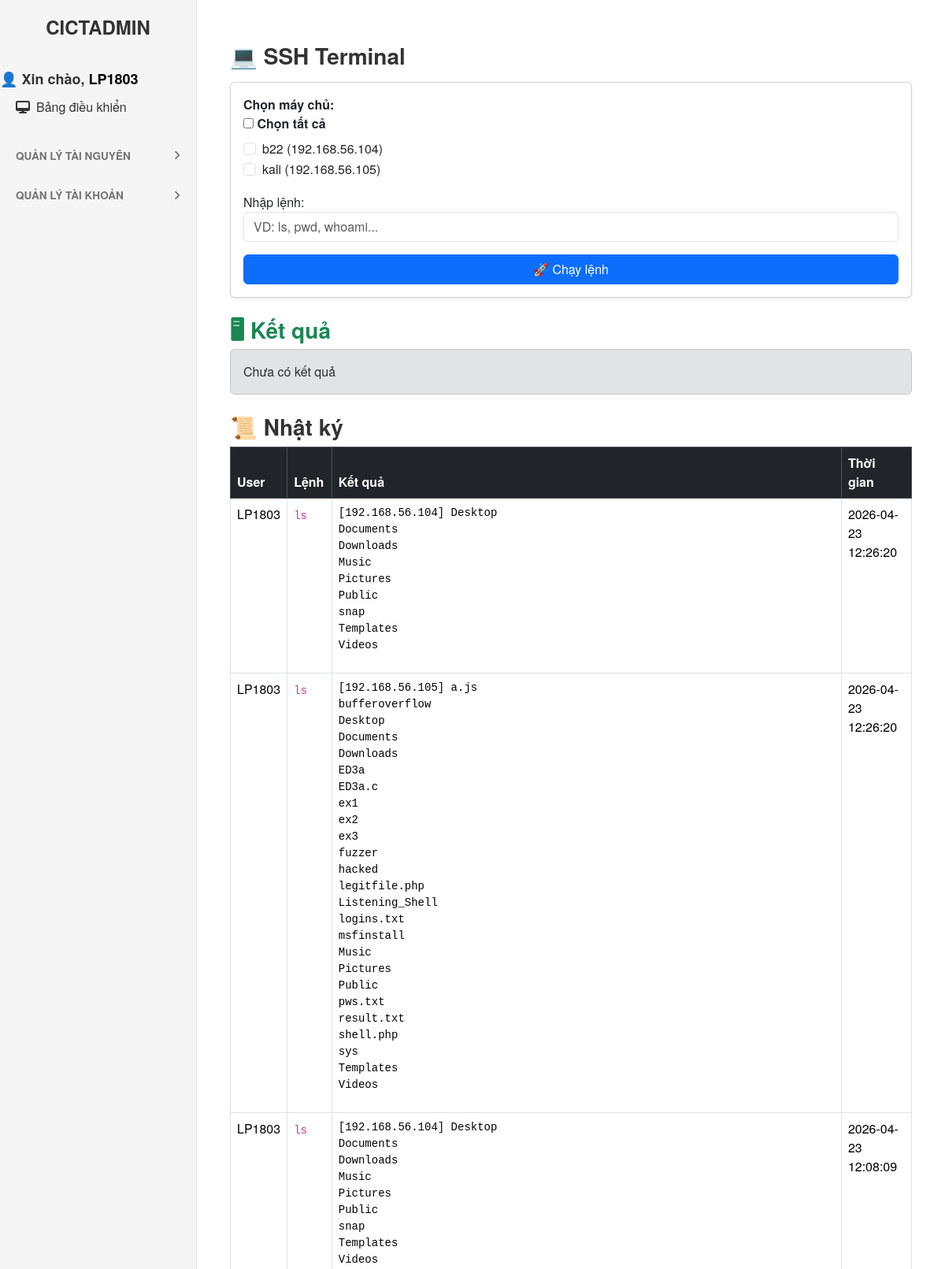
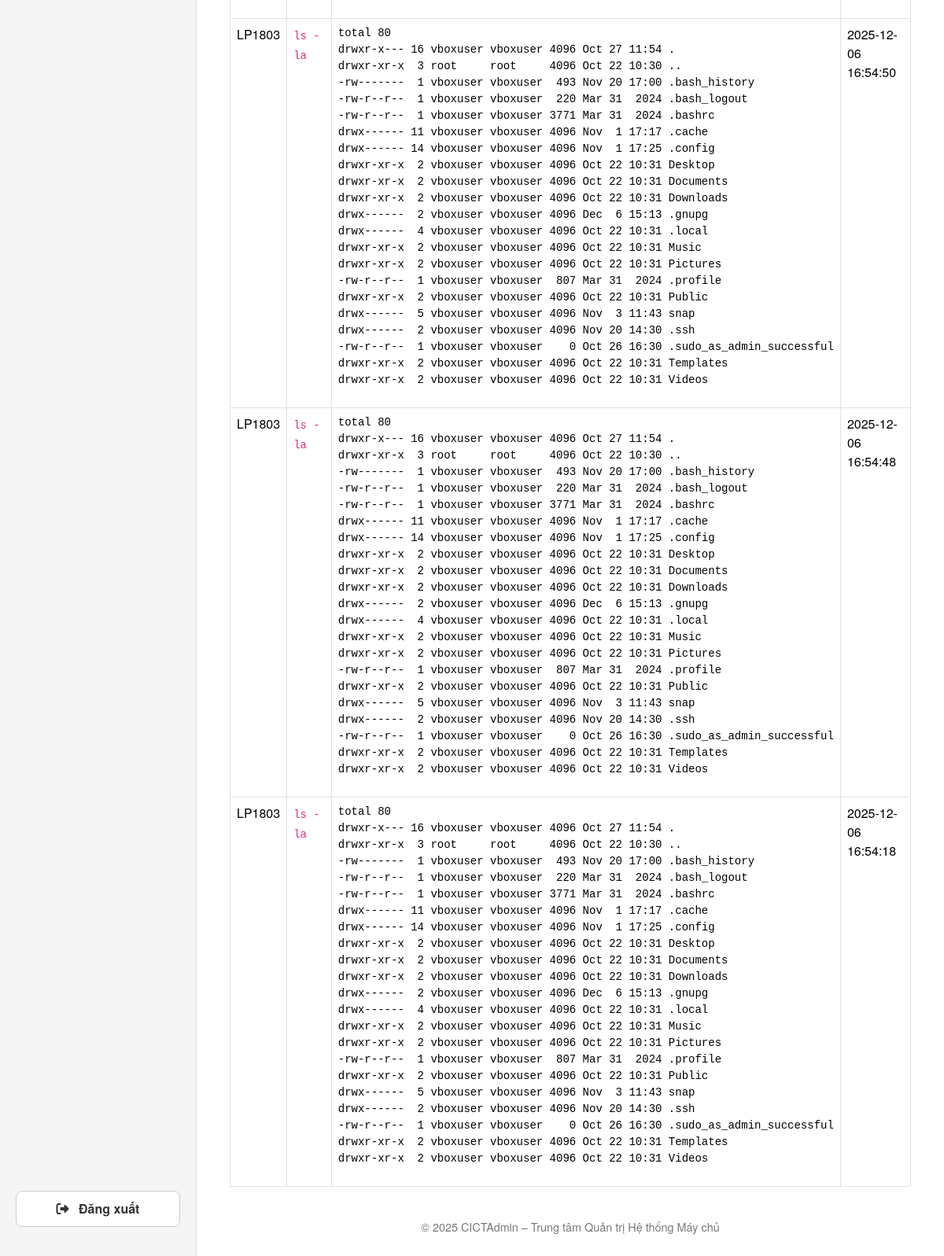
The app's page /ssh_terminal (signed in) with its own data (2 pictures, top to bottom).
### tables this page shows
CREATE TABLE servers (
        id INTEGER PRIMARY KEY AUTOINCREMENT,
        name TEXT NOT NULL,
        ip TEXT NOT NULL,
        username TEXT NOT NULL,
        password TEXT NOT NULL,
        os TEXT,
        description TEXT,
        port INTEGER DEFAULT 22
    );

CREATE TABLE terminal_logs (
    id INTEGER PRIMARY KEY AUTOINCREMENT,
    username TEXT,
    command TEXT,
    output TEXT,
    created_at TIMESTAMP DEFAULT CURRENT_TIMESTAMP
    );

### app.py (the view, shortened to what this page needs)
@app.route("/ssh_terminal", methods=["GET", "POST"])
@login_required
def ssh_terminal():
    user_id = session.get("user_id")
    db = get_db()
    role = session.get("role")
    if role == "admin":
        servers = db.execute(
            "SELECT id, name, ip, username, port, description FROM servers ORDER BY name"
        ).fetchall()
    else:
        servers = db.execute("""
            SELECT s.id, s.name, s.ip, s.username, s.port, s.description
            FROM servers s
            JOIN user_servers us ON s.id = us.server_id
            WHERE us.user_id = ? ORDER BY s.name
        """, (user_id,)).fetchall()
    servers = [dict(s) for s in servers]
    outputs = []
    if role == "admin":
        logs = db.execute(
            "SELECT username, command, output, created_at FROM terminal_logs ORDER BY created_at DESC LIMIT 50"
        ).fetchall()
    else:
        logs = db.execute(
            "SELECT username, command, output, created_at FROM terminal_logs WHERE username = ? ORDER BY created_at DESC LIMIT 50",
            (session.get("user"),)
        ).fetchall()
    return render_template(
        "ssh_terminal.html",
        servers=servers,
        outputs=outputs,
        logs=logs
    )

### app.py (called while the page is built)
@app.context_processor
def inject_user():
    return dict(current_user=session.get("user"))

def get_db():
    db = getattr(g, "_database", None)
    if db is None:
        db = g._database = sqlite3.connect(DATABASE, detect_types=sqlite3.PARSE_DECLTYPES)
        db.row_factory = sqlite3.Row
    return db

@app.teardown_appcontext
def close_connection(exception):
    db = getattr(g, "_database", None)
    if db:
        db.close()

def login_required(f):
    @wraps(f)
    def decorated_function(*args, **kwargs):
        if "logged_in" not in session:
            flash("Bạn phải đăng nhập trước.", "warning")
            return redirect(url_for("login"))
        return f(*args, **kwargs)
    return decorated_function

### templates/ssh_terminal.html (shortened to what this page needs)
{% extends "base.html" %}
{% block content %}
<div class="container mt-4">
    <h3 class="fw-bold mb-3">💻 SSH Terminal</h3>
    <form method="POST" class="card p-3 shadow-sm mb-4">
        <label class="fw-bold">Chọn máy chủ:</label>
        <div class="mb-2">
            <input type="checkbox" onclick="toggleAll(this)">
            <strong>Chọn tất cả</strong>
        </div>
        {% for server in servers %}
        <div class="form-check">
            <input class="form-check-input server-checkbox"
                   type="checkbox"
                   name="server_ids"
                   value="{{ server.id }}">
            <label class="form-check-label">
                {{ server.name }} ({{ server.ip }})
            </label>
        </div>
        {% endfor %}
        <div class="mt-3">
            <label>Nhập lệnh:</label>
            <input type="text" name="command" class="form-control"
                   placeholder="VD: ls, pwd, whoami..." required>
        </div>
        <button type="submit" class="btn btn-primary mt-3">
            🚀 Chạy lệnh
        </button>
    </form>
    <h3 class="fw-bold text-success">🖥 Kết quả</h3>
    {% if outputs %}
        {% for item in outputs %}
        <div class="card mb-3">
            <div class="card-header
                {% if '❌' in item.output %}bg-danger{% else %}bg-success{% endif %}
                text-white">
                {{ item.server }}
            </div>
            <div class="card-body">
                <pre class="bg-black text-success p-2">{{ item.output }}</pre>
            </div>
        </div>
        {% endfor %}
    {% else %}
        <div class="alert alert-secondary">Chưa có kết quả</div>
    {% endif %}
    <h3 class="fw-bold mt-4">📜 Nhật ký</h3>
    <table class="table table-bordered">
        <thead class="table-dark">
            <tr>
                <th>User</th>
                <th>Lệnh</th>
                <th>Kết quả</th>
                <th>Thời gian</th>
            </tr>
        </thead>
        <tbody>
            {% for row in logs %}
            <tr>
                <td>{{ row[0] }}</td>
                <td><code>{{ row[1] }}</code></td>
                <td><pre>{{ row[2] }}</pre></td>
                <td>{{ row[3] }}</td>
            </tr>
            {% endfor %}
        </tbody>
    </table>
</div>
{% endblock %}

### templates/base.html (shortened to what this page needs)
<!doctype html>
<html lang="vi">
<head>
    <link href="https://cdn.jsdelivr.net/npm/bootstrap@5.3.3/dist/css/bootstrap.min.css" rel="stylesheet">
    <link rel="stylesheet" href="https://cdnjs.cloudflare.com/ajax/libs/font-awesome/6.5.2/css/all.min.css">
</head>
<body>
    {% if session.get("user") and request.endpoint != 'login' %}
        <div class="sidebar">
            <h4>CICTADMIN</h4>
            {% if current_user %}
            <div class="mt-2" style="font-size: 18px; font-weight: 600; color: #333;">
                👤 Xin chào, <span style="color: #000;">{{ current_user }}</span>
            </div>
            {% endif %}
            {% if session.get("role") == "admin" %}
                <a href="{{ url_for('dashboard') }}" class="menu-item {% if active=='dashboard' %}active{% endif %}">
                    <i class="fas fa-desktop me-2"></i> Bảng điều khiển
                </a>
                <div class="menu-group-title"
                     data-bs-toggle="collapse"
                     data-bs-target="#resourceMenu"
                     aria-expanded="false"
                     aria-controls="resourceMenu">
                    QUẢN LÝ TÀI NGUYÊN
                    <i class="fas fa-angle-right"></i>
                </div>
                <div class="collapse" id="resourceMenu">
                    <a href="{{ url_for('servers') }}" class="menu-item {% if active=='servers' %}active{% endif %}">
                        <i class="fas fa-server me-2"></i> Danh sách Máy chủ
                    </a>
                    <a href="{{ url_for('remote_service') }}" class="menu-item {% if active=='linux' %}active{% endif %}">
                        <i class="fas fa-terminal me-2"></i> Điều khiển Dịch vụ
                    </a>
                    <a href="{{ url_for('process_management') }}" class="menu-item {% if active=='process_management' %}active{% endif %}">
                        <i class="fas fa-cogs me-2"></i> Quản lý Tiến trình
                    </a>
                    <a href="{{ url_for('websites') }}" class="menu-item {% if active=='process_list' %}active{% endif %}">
                        <i class="fas fa-list-alt me-2"></i>  Quản lý Website
                    </a>
                    <a href="{{ url_for('ssh_terminal') }}"
                    class="menu-item {% if active=='ssh_terminal' %}active{% endif %}">
                        <i class="fas fa-terminal me-2"></i> SSH Terminal
                    </a>
                </div>
                <div class="menu-group-title"
                     data-bs-toggle="collapse"
                     data-bs-target="#securityMenu"
                     aria-expanded="false"
                     aria-controls="securityMenu">
                    BẢO MẬT & NGƯỜI DÙNG
                    <i class="fas fa-angle-right"></i>
                </div>
                <div class="collapse" id="securityMenu">
                    <a href="{{ url_for('users') }}" class="menu-item {% if active=='users' %}active{% endif %}">
                        <i class="fas fa-user-friends me-2"></i> Quản lý Người dùng
                    </a>
                    <a href="{{ url_for('assign_user') }}" class="menu-item {% if active=='assign_user' %}active{% endif %}">
                        <i class="fas fa-sitemap me-2"></i> Phân quyền Tài nguyên
                    </a>
                    <a href="{{ url_for('security') }}" class="menu-item {% if active=='security' %}active{% endif %}">
                        <i class="fas fa-shield-alt me-2"></i> Bảo mật & Nhật ký
                    </a>
                    <a href="{{ url_for('userinfo') }}"
                        class="menu-item {% if active=='userinfo' %}active{% endif %}">
                            <i class="fas fa-user me-2"></i> Thông tin tài khoản
                        </a>
                    <a href="{{ url_for('change_password') }}"
                        class="menu-item {% if active=='change_password' %}active{% endif %}">
                            <i class="fas fa-key me-2"></i> Đổi mật khẩu
                        </a>
                </div>
            {% else %}
                    <a href="{{ url_for('dashboard') }}"
                        class="menu-item {% if active=='dashboard' %}active{% endif %}">
                            <i class="fas fa-desktop me-2"></i> Bảng điều khiển
                        </a>
                     <div class="menu-group-title"
                     data-bs-toggle="collapse"
                     data-bs-target="#securityMenu"
                     aria-expanded="false"
                     aria-controls="securityMenu">
                    QUẢN LÝ TÀI NGUYÊN
                    <i class="fas fa-angle-right"></i>
                    </div>
                    <div class="menu-group-title"
                     data-bs-toggle="collapse"
                     data-bs-target="#resourceMenu"
                     aria-expanded="false"
                     aria-controls="resourceMenu">
                    QUẢN LÝ TÀI KHOẢN
                    <i class="fas fa-angle-right"></i>
                    </div>
                {% endif %}
            <a href="{{ url_for('logout') }}" class="logout">
                <i class="fas fa-sign-out-alt me-2"></i> Đăng xuất
            </a>
        </div>
    {% endif %}
    <div class="main-content" {% if not session.get("user") %} style="margin-left:0;" {% endif %}>
        {% block content %}{% endblock %}
        <footer>
            © 2025 CICTAdmin – Trung tâm Quản trị Hệ thống Máy chủ
        </footer>
    </div>
</body>
</html>

### templates/base.html (style rules this page uses)
body { background-color: #ffffff; font-family: 'Helvetica Neue', Helvetica, Arial, sans-serif; margin: 0; display: flex; min-height: 100vh; }
.sidebar { width: 250px; background-color: #f5f5f5; color: #333; display: flex; flex-direction: column; padding: 20px 0; position: fixed; top: 0; bottom: 0; left: 0; border-right: 1px solid #e0e0e0; }
.sidebar h4 { text-align: center; font-weight: bold; margin-bottom: 30px; padding: 0 20px; color: #333; }
.menu-item { color: #333; text-decoration: none; display: flex; align-items: center; padding: 10px 20px; border-radius: 6px; margin-bottom: 5px; transition: background 0.25s ease; }
.menu-group-title { color: #666; padding: 10px 20px 5px 20px; margin-top: 15px; font-size: 0.85em; font-weight: bold; text-transform: uppercase; opacity: 0.9; cursor: pointer; display: flex; justify-content: space-between; align-items: center; transition: background 0.25s ease; }
.menu-group-title i.fa-angle-right { transition: transform 0.3s ease; }
.sidebar .logout { margin-top: auto; background-color: #fff; color: #333; text-align: center; border-radius: 8px; font-weight: bold; margin: auto 20px 20px 20px; padding: 10px 15px; border: 1px solid #ccc; text-decoration: none; }
.main-content { flex: 1; margin-left: 250px; padding: 30px; background: #ffffff; color: #333; }
.alert { border-radius: 6px; margin-bottom: 20px; }
footer { text-align: center; color: #777; margin-top: 40px; font-size: 0.9rem; }

### records on screen
servers: name "b22", ip "192.168.56.104"
servers: name "kali", ip "192.168.56.105"
terminal_logs: username "LP1803", command "ls", output "[192.168.56.104] Desktop Documents Downloads Music Pictures Public snap Templates Videos", created_at "2026-04-23 12:26:20"
terminal_logs: username "LP1803", command "ls", output "[192.168.56.105] a.js bufferoverflow Desktop Documents Downloads ED3a ED3a.c ex1 ex2 ex3 fuzzer hacked legitfile.php Listening_Shell logins.txt msfinstall Music Pictures Public pws.txt result.txt shell.php sys Templates Videos", created_at "2026-04-23 12:26:20"
terminal_logs: username "LP1803", command "ls", output "[192.168.56.104] Desktop Documents Downloads Music Pictures Public snap Templates Videos", created_at "2026-04-23 12:08:09"
terminal_logs: username "LP1803", command "ls -la", output "total 80 drwxr-x--- 16 vboxuser vboxuser 4096 Oct 27 11:54 . drwxr-xr-x 3 root root 4096 Oct 22 10:30 .. -rw------- 1 vboxuser vboxuser 493 Nov 20 17:00 .bash_history -rw-r--r-- 1 vboxuser vboxuser 220 Mar 31 2024 .bash_logout -rw-r--r-- 1 vboxuser vboxuser 3771 Mar 31 2024 .bashrc drwx------ 11 vboxuser vboxuser 4096 Nov 1 17:17 .cache drwx------ 14 vboxuser vboxuser 4096 Nov 1 17:25 .config drwxr-xr-x 2 vboxuser vboxuser 4096 Oct 22 10:31 Desktop drwxr-xr-x 2 vboxuser vboxuser 4096 Oct 22 10:31 Documents drwxr-xr-x 2 vboxuser vboxuser 4096 Oct 22 10:31 Downloads drwx------ 2 vboxuser vboxuser 4096 Dec 6 15:13 .gnupg drwx------ 4 vboxuser vboxuser 4096 Oct 22 10:31 .local drwxr-xr-x 2…", created_at "2025-12-06 16:54:50"
terminal_logs: username "LP1803", command "ls -la", output "total 80 drwxr-x--- 16 vboxuser vboxuser 4096 Oct 27 11:54 . drwxr-xr-x 3 root root 4096 Oct 22 10:30 .. -rw------- 1 vboxuser vboxuser 493 Nov 20 17:00 .bash_history -rw-r--r-- 1 vboxuser vboxuser 220 Mar 31 2024 .bash_logout -rw-r--r-- 1 vboxuser vboxuser 3771 Mar 31 2024 .bashrc drwx------ 11 vboxuser vboxuser 4096 Nov 1 17:17 .cache drwx------ 14 vboxuser vboxuser 4096 Nov 1 17:25 .config drwxr-xr-x 2 vboxuser vboxuser 4096 Oct 22 10:31 Desktop drwxr-xr-x 2 vboxuser vboxuser 4096 Oct 22 10:31 Documents drwxr-xr-x 2 vboxuser vboxuser 4096 Oct 22 10:31 Downloads drwx------ 2 vboxuser vboxuser 4096 Dec 6 15:13 .gnupg drwx------ 4 vboxuser vboxuser 4096 Oct 22 10:31 .local drwxr-xr-x 2…", created_at "2025-12-06 16:54:48"
terminal_logs: username "LP1803", command "ls -la", output "total 80 drwxr-x--- 16 vboxuser vboxuser 4096 Oct 27 11:54 . drwxr-xr-x 3 root root 4096 Oct 22 10:30 .. -rw------- 1 vboxuser vboxuser 493 Nov 20 17:00 .bash_history -rw-r--r-- 1 vboxuser vboxuser 220 Mar 31 2024 .bash_logout -rw-r--r-- 1 vboxuser vboxuser 3771 Mar 31 2024 .bashrc drwx------ 11 vboxuser vboxuser 4096 Nov 1 17:17 .cache drwx------ 14 vboxuser vboxuser 4096 Nov 1 17:25 .config drwxr-xr-x 2 vboxuser vboxuser 4096 Oct 22 10:31 Desktop drwxr-xr-x 2 vboxuser vboxuser 4096 Oct 22 10:31 Documents drwxr-xr-x 2 vboxuser vboxuser 4096 Oct 22 10:31 Downloads drwx------ 2 vboxuser vboxuser 4096 Dec 6 15:13 .gnupg drwx------ 4 vboxuser vboxuser 4096 Oct 22 10:31 .local drwxr-xr-x 2…", created_at "2025-12-06 16:54:18"

### other values on screen
{{ current_user }} "LP1803"
